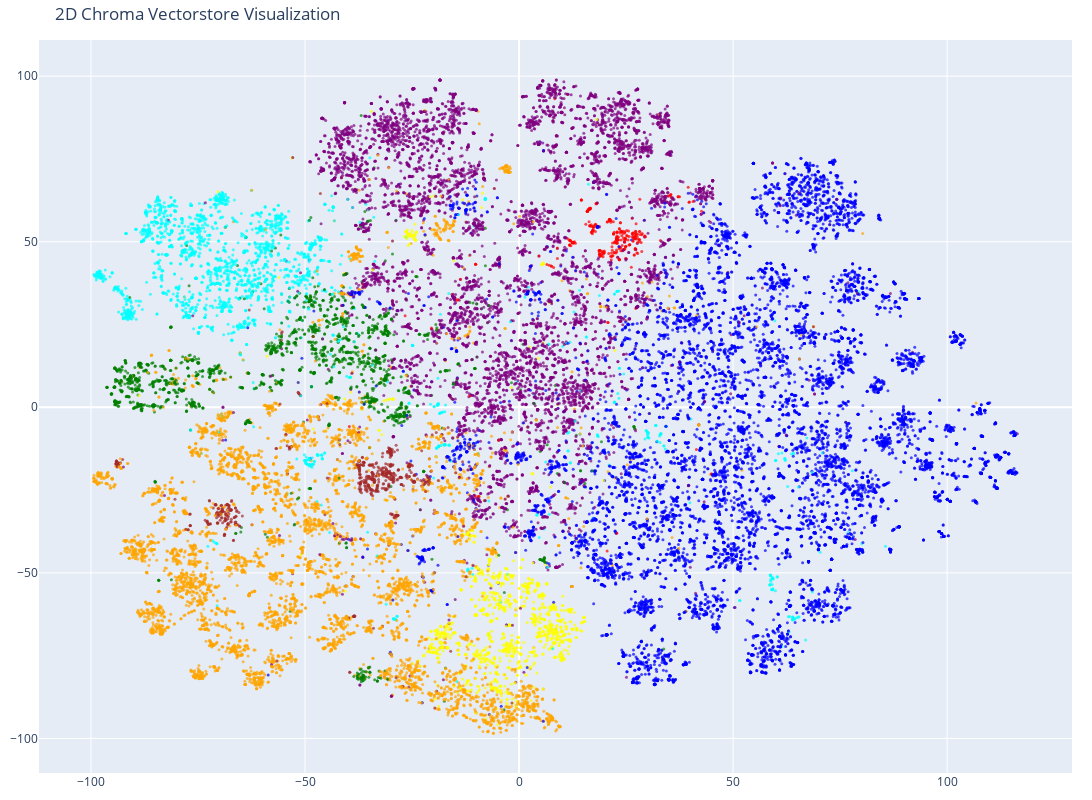

Write notebook code for a chart like this one.
### Code cell
fig = go.Figure(data=[go.Scatter(
    x=reduced_vectors[:, 0],
    y=reduced_vectors[:, 1],
    mode='markers',
    marker=dict(size=3, color=colors, opacity=0.7),
)])

fig.update_layout(
    title='2D Chroma Vectorstore Visualization',
    scene=dict(xaxis_title='x', yaxis_title='y'),
    width=1200,
    height=800,
    margin=dict(r=20, b=10, l=10, t=40)
)

fig.show()

### Figure 1 — Plotly figure (JSON) as saved in the notebook; plotly's stock layout.template omitted (floating-point values rounded to 4 significant figures; data arrays with more than 128 entries replaced by an {"elided": "..."} marker saying what was removed)
{"data": [{"marker": {"color": {"elided": "30000 str values"}, "opacity": 0.7, "size": 3}, "mode": "markers", "type": "scatter", "x": {"elided": "30000 float values"}, "y": {"elided": "30000 float values"}}], "layout": {"height": 800, "margin": {"b": 10, "l": 10, "r": 20, "t": 40}, "scene": {"xaxis": {"title": {"text": "x"}}, "yaxis": {"title": {"text": "y"}}}, "title": {"text": "2D Chroma Vectorstore Visualization"}, "width": 1200}}
